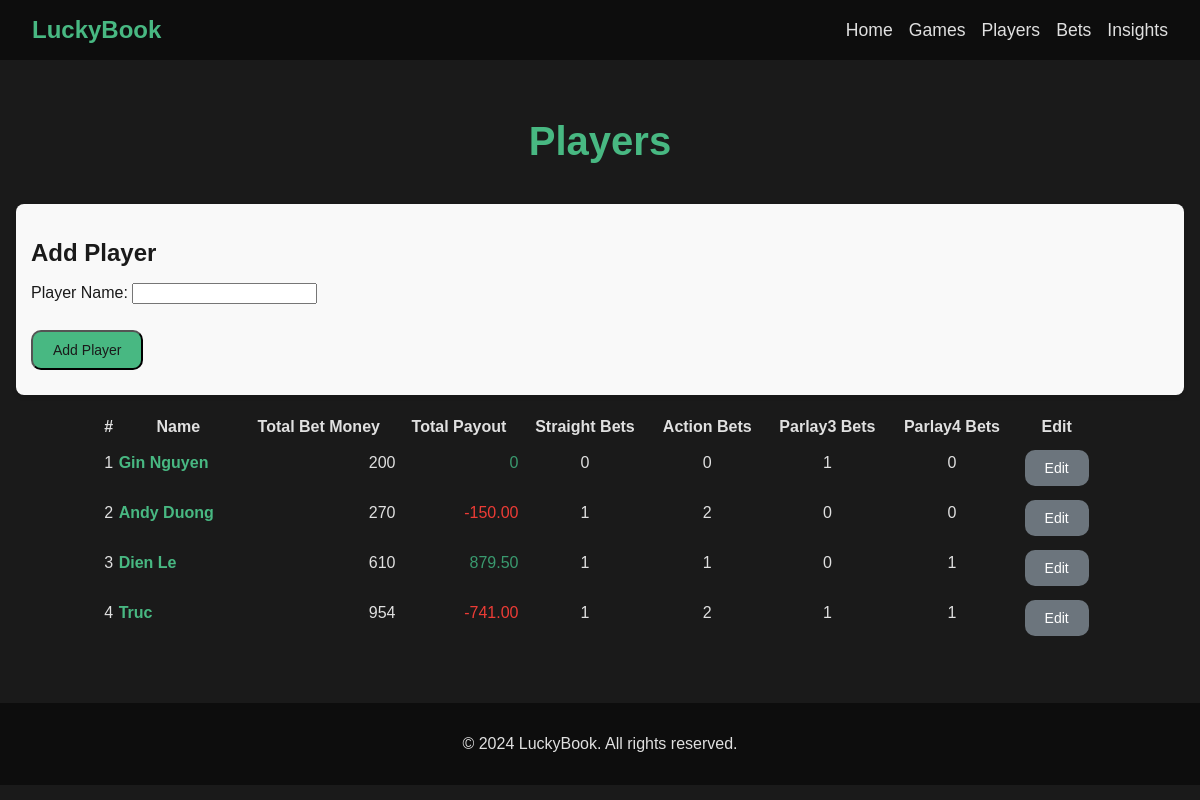
Screenshot of /players/ with the database file from the repository.
### my_book/models.py (models this page shows, shortened)
class Player(models.Model):
    name = models.CharField(max_length=100, unique=True)
    total_betting_money = models.DecimalField(
        max_digits=12, decimal_places=2, default=0.00
    )
    total_payout = models.DecimalField(max_digits=12, decimal_places=2, default=0.00)
    def get_straight_bet_count(self):
        return self.straight_bets.count()
    def get_action_bet_count(self):
        return self.action_bets.count()
    def get_parlay3_bet_count(self):
        return self.parlay3_bets.count()
    def get_parlay4_bet_count(self):
        return self.parlay4_bets.count()
    def calculate_total_betting_money(self):
        total_betting_money = self.straight_bets.aggregate(total=Sum("bet_amount"))[
            "total"
        ] or Decimal(0)
        total_betting_money += self.action_bets.aggregate(total=Sum("bet_amount"))[
            "total"
        ] or Decimal(0)
        total_betting_money += self.parlay3_bets.aggregate(total=Sum("bet_amount"))[
            "total"
        ] or Decimal(0)
        total_betting_money += self.parlay4_bets.aggregate(total=Sum("bet_amount"))[
            "total"
        ] or Decimal(0)
        self.total_betting_money = total_betting_money
        self.save()
        return total_betting_money
    def calculate_total_payout(self):
        total_payout = 0
        for bet_model in [
            self.straight_bets,
            self.action_bets,
            self.parlay3_bets,
            self.parlay4_bets,
        ]:
            for bet in bet_model.all():
                payout = bet.calculate_payout()
                if payout:
                    total_payout += bet.calculate_payout()
        self.total_payout = total_payout
        self.save()
        return total_payout

### my_book/views.py (the view, shortened to what this page needs)
class PlayerListView(ListView):
    model = Player
    template_name = "players/player_list.html"
    context_object_name = "players"
    def get_context_data(self, **kwargs):
        context = super().get_context_data(**kwargs)
        if "player_form" not in context:
            context["player_form"] = PlayerForm()
        players = Player.objects.all()
        for player in players:
            player.calculate_total_betting_money()
            player.calculate_total_payout()
        context["players"] = players
        return context

### my_book/forms.py
class PlayerForm(forms.ModelForm):
    class Meta:
        model = Player
        fields = ["name"]
        labels = {
            "name": "Player Name",
        }
        widgets = {
            "name": forms.TextInput(attrs={"class": "form-control"}),
        }

### my_book/models.py (called while the page is built)
    def determine_over_under(self):
        if (
            self.total_points is None
            or self.total_points == Decimal(0.00)
            or self.over_under_points is None
            or self.over_under_points == Decimal(0.00)
        ):
            print(f"Game.determine_winner(): {self} points not available yet.")
            return None
        if self.total_points > self.over_under_points:
            return "Over"
        elif self.total_points < self.over_under_points:
            return "Under"
        else:
            return "Tie"

    def __str__(self):
        return f"{self.team_a}@{self.team_b}"

    def calculate_payout(self):
        outcome = self.single_bet1.determine_outcome()
        if outcome == "Win":
            multiplier = Decimal(1)
        elif outcome == "Tie":
            multiplier = Decimal(0)
        elif outcome == "Loss":
            multiplier = Decimal(-1.05)  # includes 5% comission
        elif outcome == "Pending":
            self.payout = None
            self.save()
            return None
        else:
            raise ValueError("Invalid outcome for the bet.")
        payout = self.bet_amount * multiplier
        self.payout = payout.quantize(Decimal("0.01"), rounding=ROUND_HALF_UP)
        self.save()
        return self.payout

### my_book/templates/players/player_list.html (shortened to what this page needs)
{% extends "my_book/base.html" %}
{% block content %}
<div class="container">
    <h1 class="page-title">Players</h1>
    <div class="create-player-form">
        <h2>Add Player</h2>
        <form method="POST" class="form-inline">
            {{ player_form.as_p }}
            <button type="submit" class="btn btn-primary">Add Player</button>
        </form>
    </div>
    <div class="player-list">
        <table class="table table-striped">
            <thead>
                <tr>
                    <th>#</th>
                    <th>Name</th>
                    <th>Total Bet Money</th>
                    <th>Total Payout</th>
                    <th>Straight Bets</th>
                    <th>Action Bets</th>
                    <th>Parlay3 Bets</th>
                    <th>Parlay4 Bets</th>
                    <th>Edit</th>
                </tr>
            </thead>
            <tbody>
                {% for player in players %}
                    <tr>
                        <td>{{ forloop.counter }}</td>
                        <td style="text-align: left;">
                            <a href="{% url 'player-detail' player.pk %}" class="player-name-link">
                            {{ player.name }}
                            </a>
                        </td>
                        <td style="text-align: right;">{{ player.total_betting_money }}</td>
                        <td style="text-align: right;">
                            <span
                                class="{% if player.total_payout < 0 %}text-red{% else %}text-green{% endif %}">
                                {{ player.total_payout }}
                            </span>
                        </td>
                        <td>{{ player.get_straight_bet_count }}</td>
                        <td>{{ player.get_action_bet_count }}</td>
                        <td>{{ player.get_parlay3_bet_count }}</td>
                        <td>{{ player.get_parlay4_bet_count }}</td>
                        <td>
                            <a href="{% url 'player-edit' player.id %}" class="btn btn-secondary btn-sm">Edit</a>
                        </td>
                    </tr>
                {% endfor %}
            </tbody>
        </table>
    </div>
</div>
{% endblock %}

### static/styles.css (style rules this page uses)
body.dark-mode { background-color: #1a1a1a; color: #e0e0e0; font-family: Arial, sans-serif; margin: 0; padding: 0; }
.container { max-width: 1200px; margin: 0 auto; padding: 2em 1em; }
.page-title { font-size: 2.5em; color: #48b882; margin-bottom: 1em; text-align: center; }
table { margin: 0 auto; width: 90%; max-width: 1000px; }
.btn-primary { display: inline-block; background-color: #48b882; color: #1a1a1a; padding: 10px 20px; font-size: 14px; text-decoration: none; border-radius: 10px; transition: background-color 0.3s ease; margin: 10px auto; }
.btn-secondary { background-color: #6c757d; color: #ffffff; padding: 10px 20px; border: none; border-radius: 10px; font-size: 14px; cursor: pointer; text-decoration: none; display: inline-block; transition: background-color 0.3s ease; margin-top: 10px; }
.create-player-form { margin-bottom: 20px; background: #f9f9f9; padding: 15px; border-radius: 8px; box-shadow: 0 2px 5px rgba(0, 0, 0, 0.1); color: #1a1a1a; }
.create-player-form h2 { margin-bottom: 10px; }
.table-striped th, .table-striped td { text-align: center; vertical-align: middle; }
.player-name-link { color: #48b882; text-decoration: none; font-weight: bold; transition: color 0.3s ease; }
.text-red { color: #ec3c36; }
.text-green { color:#3a9a6f; }

### rows the page displays
Player: name "Gin Nguyen", total_betting_money "200", total_payout "0", get_straight_bet_count "0", get_action_bet_count "0", get_parlay3_bet_count "1", get_parlay4_bet_count "0"
Player: name "Andy Duong", total_betting_money "270", total_payout "-150.00", get_straight_bet_count "1", get_action_bet_count "2", get_parlay3_bet_count "0", get_parlay4_bet_count "0"
Player: name "Dien Le", total_betting_money "610", total_payout "879.50", get_straight_bet_count "1", get_action_bet_count "1", get_parlay3_bet_count "0", get_parlay4_bet_count "1"
Player: name "Truc", total_betting_money "954", total_payout "-741.00", get_straight_bet_count "1", get_action_bet_count "2", get_parlay3_bet_count "1", get_parlay4_bet_count "1"
